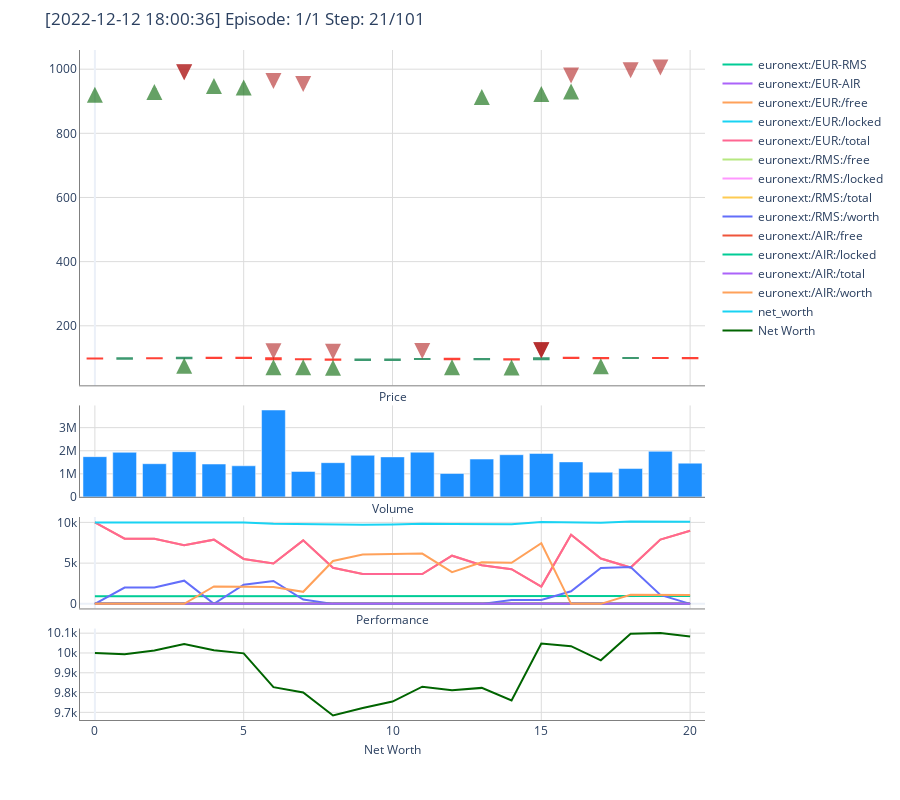
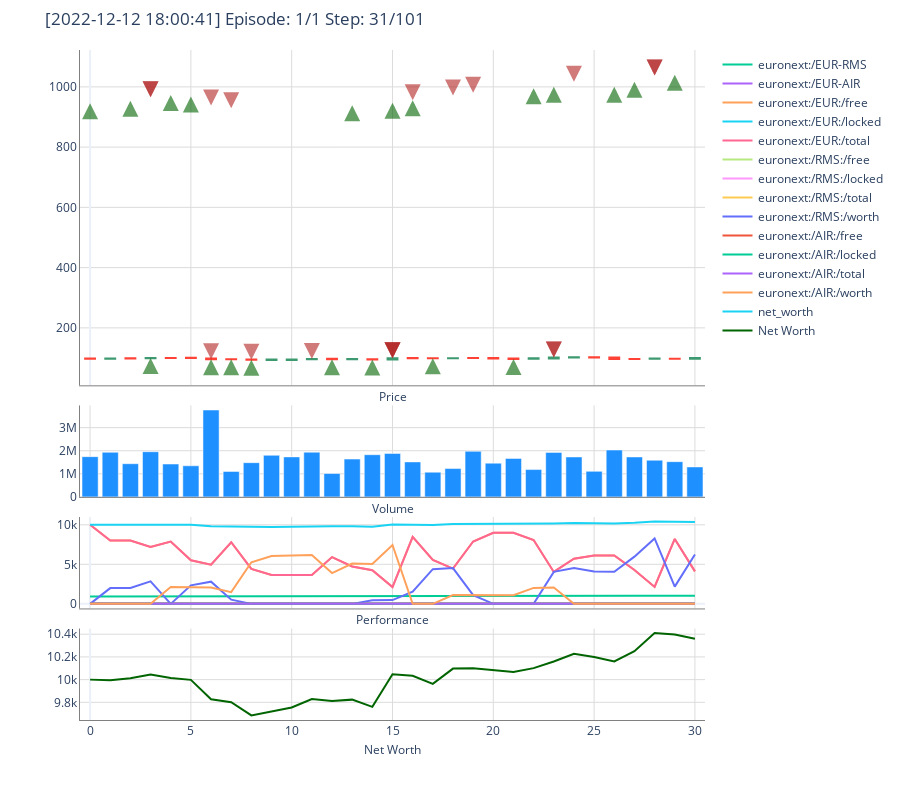
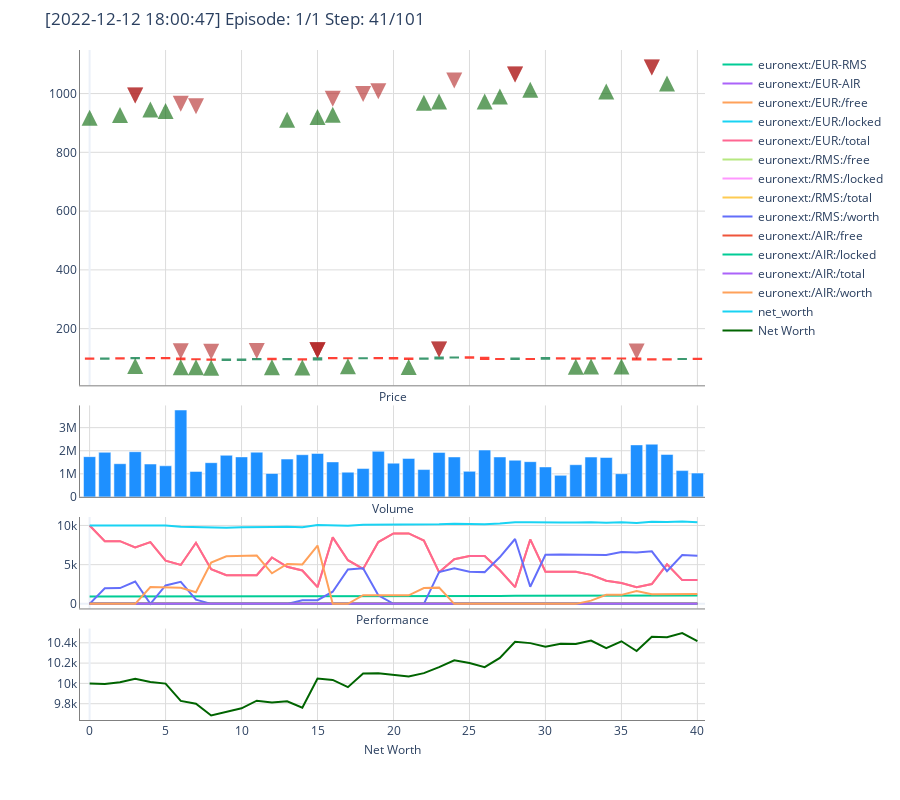
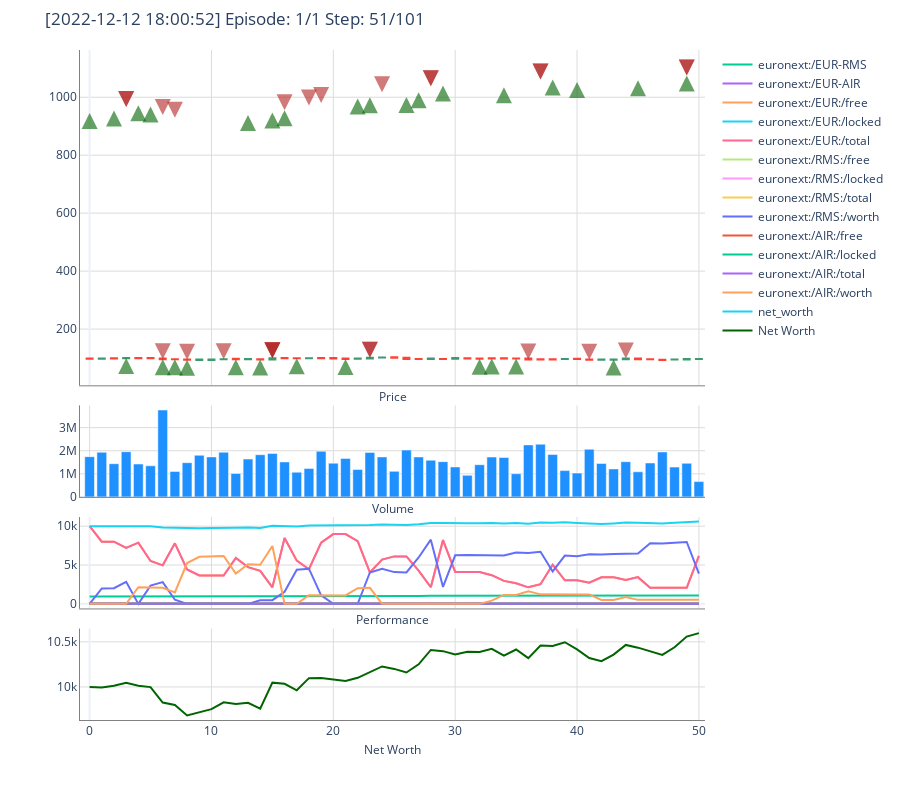

Notebook source saved alongside these figures, in order:
### Code cell
#(1029 days - 4 trading years)
memory_capacity = n_steps * 10
n_bins = 5             # Number of bins to partition the dataset evenly in order to evaluate class sparsity.
seed = 1337
commission = 0.001
save_path = 'agents/'

agent = DQNAgent(env1)

agent.train(batch_size=batch_size, 
            n_steps=n_steps, 
            n_episodes=1, 
            memory_capacity=memory_capacity, 
            save_path=save_path)
